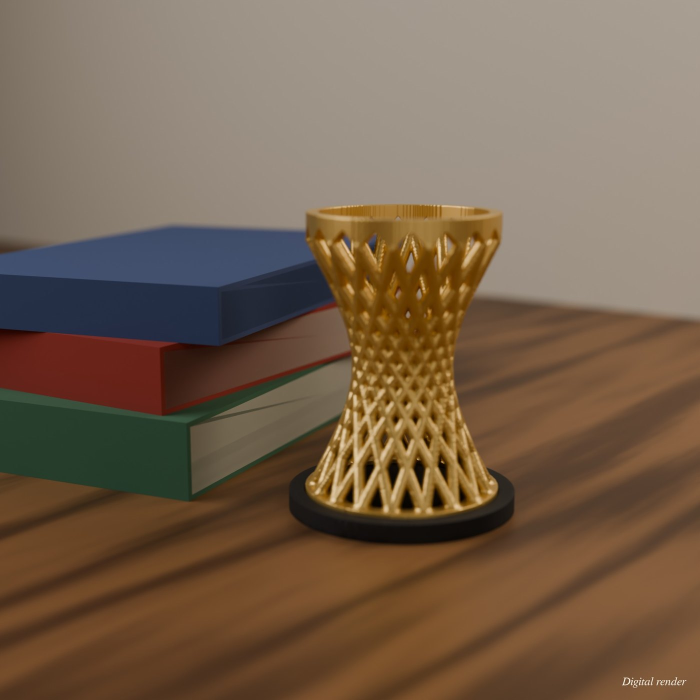
#> input picture assets/products/hyperboloid-sculpture/desk.jpg, 1400 x 1400 px, given in place of hero.png, which was not available (shown at 1/2 size)
$ python finish.py
#> lines starting #> are read from the running program, lines starting #| are printed output that depends on the picture; after the words box and inside, x2 and y2 are one past the last pixel; in counts of white or black regions, pixels touching at a corner belong together; pictures that were not available may be replaced by others from this repository, and a replacement may not be noted
"""Listing images from the renders: a quiet 'Digital render' note on each, plus a size guide."""
import numpy as np
from PIL import Image, ImageDraw, ImageFont

M = "mock/"
SERIF = "/usr/share/fonts/truetype/freefont/FreeSerif.ttf"
ITALIC = "/usr/share/fonts/truetype/freefont/FreeSerifItalic.ttf"
ORDER = ["hero", "studio", "underside", "parts", "rainbow"]


def note(img, text="Digital render"):
#> called with text = 'Digital render'
    d = ImageDraw.Draw(img, "RGBA"); f = ImageFont.truetype(ITALIC, 34)
#> in note, img is the input picture: PIL image 1400x1400 RGB; mean R, G, B 118.2, 97.3, 77.1
    w = d.textlength(text, font=f)
#> w = 183.1
    patch = np.asarray(img.convert("L"))[-90:, -int(w) - 80:].mean()
#> patch = 92.76
    col = (40, 36, 32, 170) if patch > 120 else (240, 235, 225, 170)
#> col = (240, 235, 225, 170)
    d.text((img.width - w - 40, img.height - 70), text, font=f, fill=col)
    return img


def size_guide(src):
#> called with src = 'mock/studio.png'
    img = Image.open(src).convert("RGB"); a = np.asarray(img).astype(int)
#> after `a = np.asarray(img).astype(int)`:
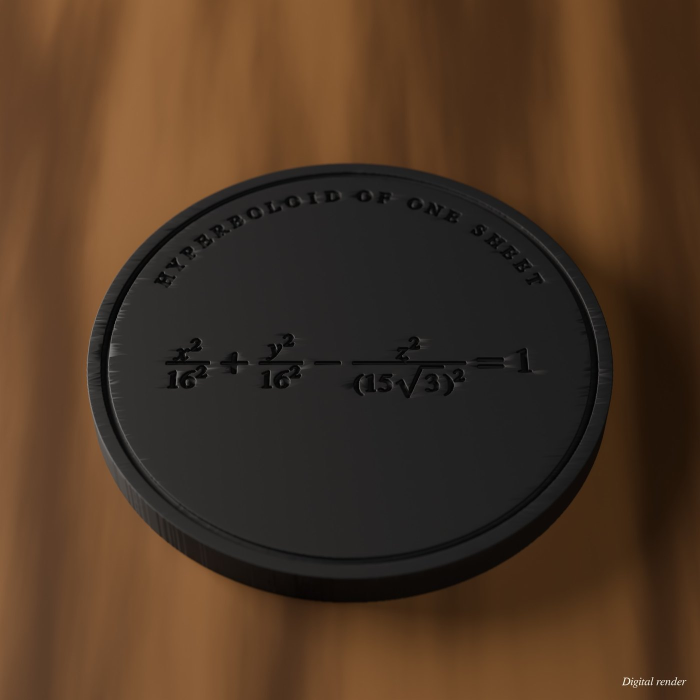
#> a: shape (1400, 1400, 3) int64 (shown at 1/2 size); mean R, G, B 76, 54, 36
    bg = a[40:200, 40:200].reshape(-1, 3).mean(0)
    obj = np.abs(a - bg).sum(2) > 60
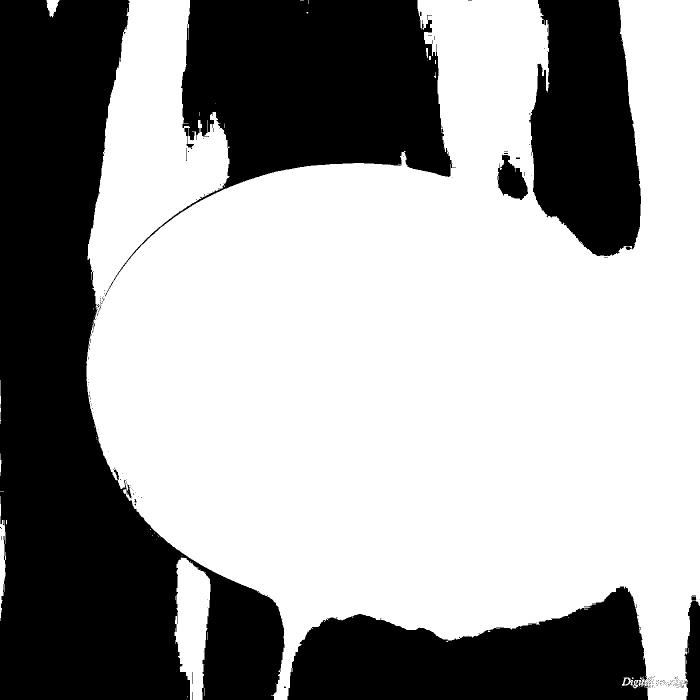
#> obj: shape (1400, 1400) bool (shown at 1/2 size); 61.9% white; 212 black regions (199 under 20 px), largest, box (x1, y1, x2, y2) and area: (0, 0, 569, 1400) 374821, (210, 0, 912, 593) 163808, (575, 1173, 1297, 1400) 109770
    obj[int(a.shape[0] * 0.80):] = False          # ignore the soft shadow on the floor sweep
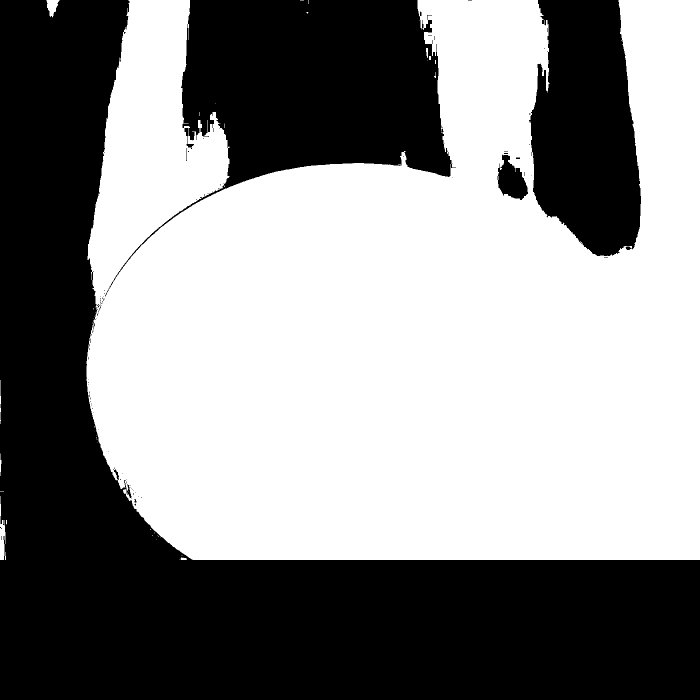
#> obj: shape (1400, 1400) bool (shown at 1/2 size); 54.6% white; 91 black regions (83 under 20 px), largest, box (x1, y1, x2, y2) and area: (0, 0, 1400, 1400) 632653, (210, 0, 912, 593) 163808, (1058, 0, 1282, 512) 89068
    ys, xs = np.nonzero(obj)
    rows = obj.any(1).nonzero()[0]; top, bot = rows.min(), rows.max()
    cols_bot = np.nonzero(obj[bot - 30:bot + 1].any(0))[0]
    left, right = cols_bot.min(), cols_bot.max()
    d = ImageDraw.Draw(img); ink = (60, 52, 44); f = ImageFont.truetype(SERIF, 52)
    x = right + 90                                  # height line on the right
    d.line([(x, top), (x, bot)], fill=ink, width=4)
    for y in (top, bot):
        d.line([(x - 22, y), (x + 22, y)], fill=ink, width=4)
    d.text((x + 40, (top + bot) / 2 - 60), "10.7 cm", font=f, fill=ink)
    d.text((x + 40, (top + bot) / 2 + 4), "4.2 in", font=f, fill=ink)
    y = bot + 90                                    # base width underneath
    d.line([(left, y), (right, y)], fill=ink, width=4)
    for xx in (left, right):
        d.line([(xx, y - 22), (xx, y + 22)], fill=ink, width=4)
    t = "8.2 cm  ·  3.2 in"; w = d.textlength(t, font=f)
    d.text(((left + right) / 2 - w / 2, y + 30), t, font=f, fill=ink)
    return img


if __name__ == "__main__":
    for i, s in enumerate(ORDER, 1):
        note(Image.open(M + s + ".png").convert("RGB")).save(M + f"{i:02d}-{s}.jpg", quality=92)
    note(size_guide(M + "studio.png")).save(M + "06-size.jpg", quality=92)
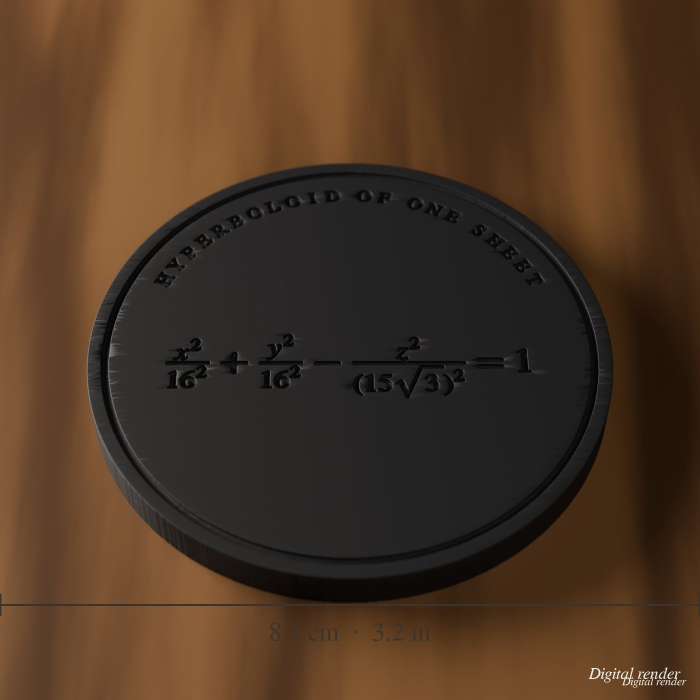
#> saved as 06-size.jpg: PIL image 1400x1400 RGB (shown at 1/2 size); mean R, G, B 76, 54.1, 36.1
    print("ok")
